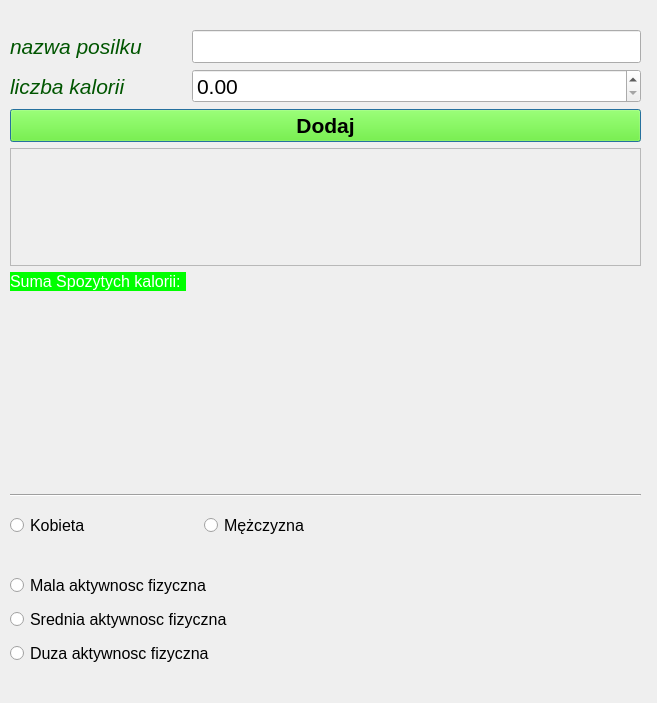
<?xml version="1.0" encoding="UTF-8"?>
<ui version="4.0">
 <class>Dialog</class>
 <widget class="QDialog" name="Dialog">
  <property name="geometry">
   <rect>
    <x>0</x>
    <y>0</y>
    <width>657</width>
    <height>703</height>
   </rect>
  </property>
  <property name="font">
   <font>
    <pointsize>16</pointsize>
   </font>
  </property>
  <property name="windowTitle">
   <string>Dialog</string>
  </property>
  <widget class="QWidget" name="gridLayoutWidget">
   <property name="geometry">
    <rect>
     <x>10</x>
     <y>30</y>
     <width>631</width>
     <height>261</height>
    </rect>
   </property>
   <layout class="QGridLayout" name="gridLayout">
    <item row="1" column="1">
     <widget class="QDoubleSpinBox" name="liczbaKalori">
      <property name="maximum">
       <double>10000.000000000000000</double>
      </property>
     </widget>
    </item>
    <item row="4" column="1">
     <widget class="QLabel" name="sumKalorii">
      <property name="font">
       <font>
        <pointsize>12</pointsize>
       </font>
      </property>
      <property name="text">
       <string/>
      </property>
     </widget>
    </item>
    <item row="1" column="0">
     <widget class="QLabel" name="label2">
      <property name="font">
       <font>
        <pointsize>16</pointsize>
        <italic>true</italic>
       </font>
      </property>
      <property name="styleSheet">
       <string notr="true">color: rgb(0, 85, 0);</string>
      </property>
      <property name="text">
       <string>liczba kalorii</string>
      </property>
     </widget>
    </item>
    <item row="0" column="1">
     <widget class="QLineEdit" name="nazwaPosilku"/>
    </item>
    <item row="0" column="0">
     <widget class="QLabel" name="label1">
      <property name="font">
       <font>
        <pointsize>16</pointsize>
        <italic>true</italic>
       </font>
      </property>
      <property name="styleSheet">
       <string notr="true">color: rgb(0, 85, 0);</string>
      </property>
      <property name="text">
       <string>nazwa posilku</string>
      </property>
     </widget>
    </item>
    <item row="4" column="0">
     <widget class="QLabel" name="label_3">
      <property name="font">
       <font>
        <pointsize>12</pointsize>
       </font>
      </property>
      <property name="styleSheet">
       <string notr="true">background-color: rgb(0, 255, 0);
color: rgb(255, 255, 255);</string>
      </property>
      <property name="text">
       <string>Suma Spozytych kalorii: </string>
      </property>
     </widget>
    </item>
    <item row="2" column="0" colspan="2">
     <widget class="QPushButton" name="dodaj">
      <property name="font">
       <font>
        <pointsize>16</pointsize>
        <weight>75</weight>
        <bold>true</bold>
       </font>
      </property>
      <property name="styleSheet">
       <string notr="true">background-color: rgb(85, 255, 0);</string>
      </property>
      <property name="text">
       <string>Dodaj</string>
      </property>
     </widget>
    </item>
    <item row="3" column="0" colspan="2">
     <widget class="QListWidget" name="listWidget">
      <property name="enabled">
       <bool>false</bool>
      </property>
      <property name="cursor" stdset="0">
       <cursorShape>ArrowCursor</cursorShape>
      </property>
      <property name="showDropIndicator" stdset="0">
       <bool>true</bool>
      </property>
     </widget>
    </item>
   </layout>
  </widget>
  <widget class="QWidget" name="gridLayoutWidget_2">
   <property name="geometry">
    <rect>
     <x>9</x>
     <y>319</y>
     <width>631</width>
     <height>151</height>
    </rect>
   </property>
   <layout class="QGridLayout" name="gridLayout_2">
    <item row="0" column="0">
     <widget class="QLabel" name="zdj">
      <property name="text">
       <string/>
      </property>
     </widget>
    </item>
   </layout>
  </widget>
  <widget class="Line" name="line">
   <property name="geometry">
    <rect>
     <x>10</x>
     <y>485</y>
     <width>631</width>
     <height>21</height>
    </rect>
   </property>
   <property name="orientation">
    <enum>Qt::Horizontal</enum>
   </property>
  </widget>
  <widget class="QWidget" name="horizontalLayoutWidget">
   <property name="geometry">
    <rect>
     <x>10</x>
     <y>510</y>
     <width>381</width>
     <height>31</height>
    </rect>
   </property>
   <layout class="QHBoxLayout" name="horizontalLayout">
    <item>
     <widget class="QRadioButton" name="kobieta">
      <property name="font">
       <font>
        <pointsize>12</pointsize>
       </font>
      </property>
      <property name="text">
       <string>Kobieta</string>
      </property>
     </widget>
    </item>
    <item>
     <widget class="QRadioButton" name="mezczyzna">
      <property name="font">
       <font>
        <pointsize>12</pointsize>
       </font>
      </property>
      <property name="text">
       <string>Mężczyzna</string>
      </property>
     </widget>
    </item>
   </layout>
  </widget>
  <widget class="QWidget" name="verticalLayoutWidget">
   <property name="geometry">
    <rect>
     <x>10</x>
     <y>570</y>
     <width>381</width>
     <height>101</height>
    </rect>
   </property>
   <layout class="QVBoxLayout" name="verticalLayout">
    <item>
     <widget class="QRadioButton" name="malaAkt">
      <property name="font">
       <font>
        <pointsize>12</pointsize>
       </font>
      </property>
      <property name="text">
       <string>Mala aktywnosc fizyczna</string>
      </property>
     </widget>
    </item>
    <item>
     <widget class="QRadioButton" name="sredniaAkt">
      <property name="font">
       <font>
        <pointsize>12</pointsize>
       </font>
      </property>
      <property name="text">
       <string>Srednia aktywnosc fizyczna</string>
      </property>
     </widget>
    </item>
    <item>
     <widget class="QRadioButton" name="duzaAkt">
      <property name="font">
       <font>
        <pointsize>12</pointsize>
       </font>
      </property>
      <property name="text">
       <string>Duza aktywnosc fizyczna</string>
      </property>
     </widget>
    </item>
   </layout>
  </widget>
 </widget>
 <resources/>
 <connections/>
</ui>
